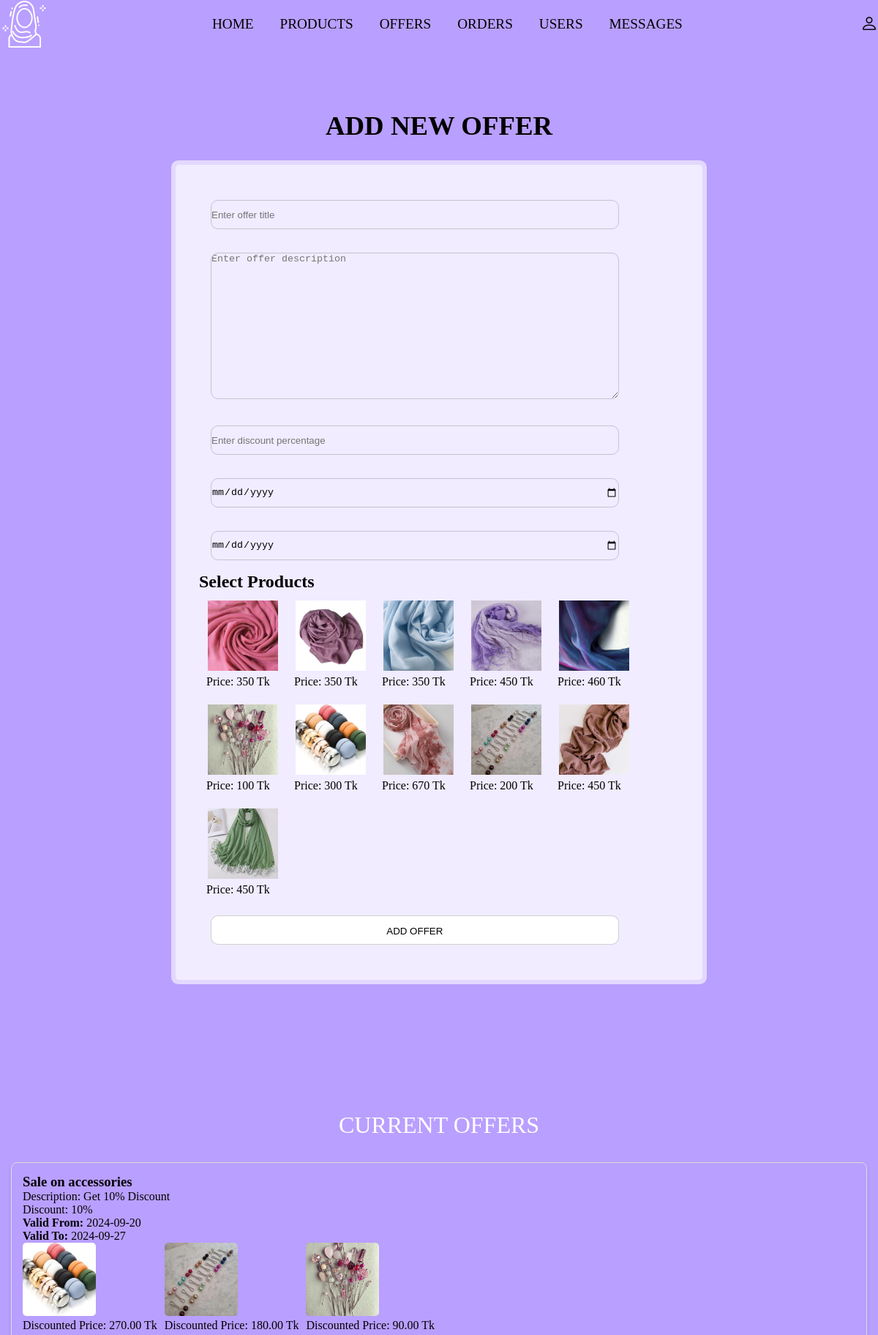
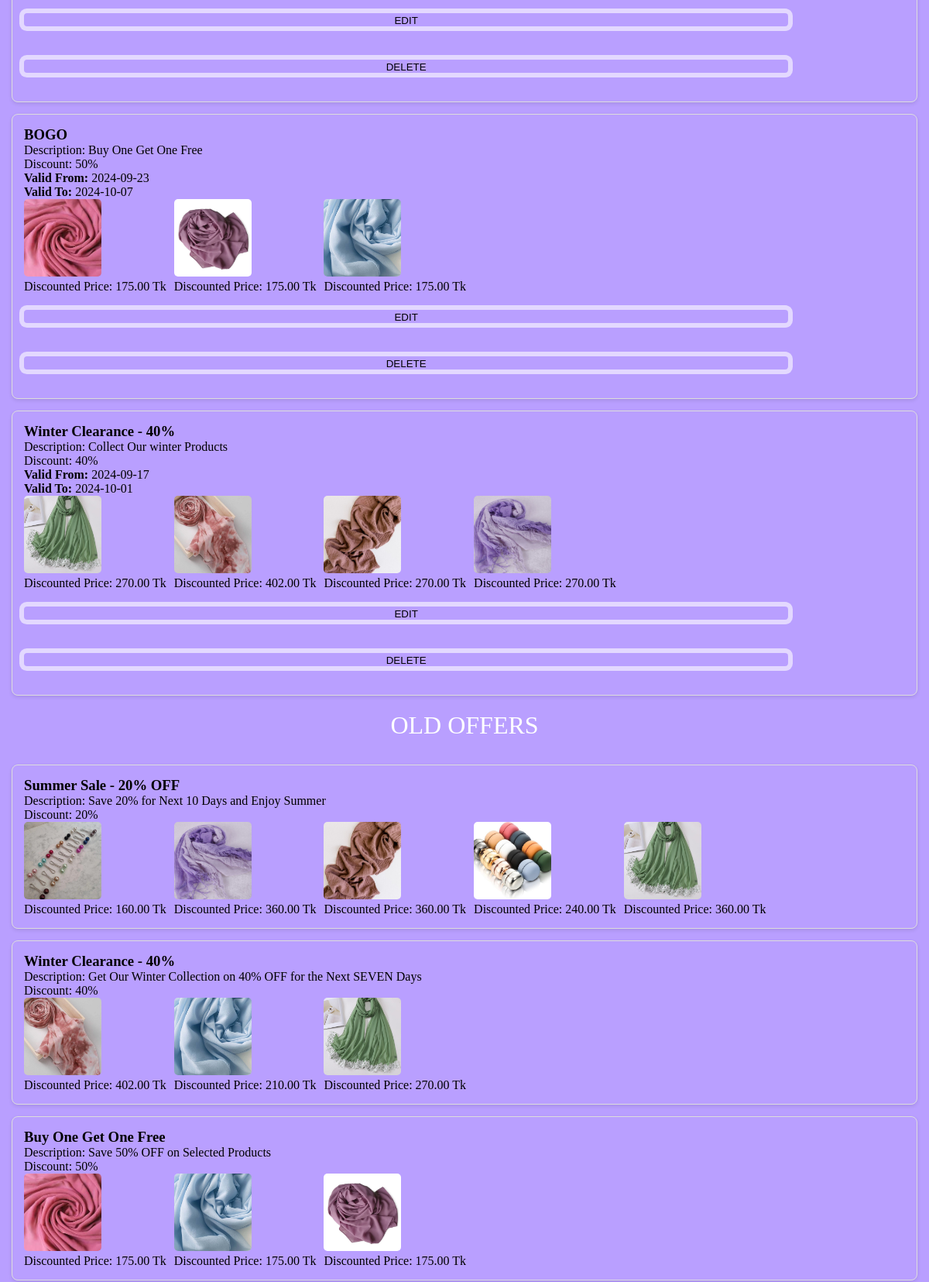
/admin_add_offer_products.php (signed in, upper part), run on the app's committed database (2 pictures, top to bottom).
### tables this page shows
CREATE TABLE `products` (
  `id` int(255) NOT NULL,
  `name` varchar(255) NOT NULL,
  `price` int(255) NOT NULL,
  `product_quantity` int(11) NOT NULL,
  `product_detail` varchar(255) NOT NULL,
  `image` varchar(255) NOT NULL
);

CREATE TABLE `offers` (
  `id` int(11) NOT NULL,
  `title` varchar(255) NOT NULL,
  `description` text NOT NULL,
  `discount` float NOT NULL,
  `valid_from` date NOT NULL,
  `valid_to` date NOT NULL,
  `product_ids` varchar(255) NOT NULL,
  `created_at` timestamp NOT NULL DEFAULT current_timestamp(),
  `status` enum('current','old') DEFAULT 'current',
  `curr_date` date DEFAULT curdate()
);

### admin_add_offer_products.php (the view, shortened to what this page needs)
<?php
include 'connection.php';
$offer_to_edit = null;
$select_offers = mysqli_query($conn, "SELECT * FROM offers WHERE status = 'current'") or die('query failed');
$select_old_offers = mysqli_query($conn, "SELECT * FROM offers WHERE status = 'old'") or die('query failed');
?>
<!DOCTYPE html>
<html lang="en">
<head>
    <link rel="stylesheet" href="https://cdn.jsdelivr.net/npm/bootstrap-icons@1.9.1/font/bootstrap-icons.css">
    <link rel="stylesheet" type="text/css" href="aura.css">
</head>
<body>
    <?php include 'admin_header.php'; ?>
    <section class="add-offer form-container">
        <h1 class='title' style="margin-top: 20px;"><?php echo $offer_to_edit ? 'Edit Offer' : 'Add New Offer'; ?></h1>
        <form action="" method="post">
            <input type="text" name="title" placeholder="Enter offer title" required class="box" value="<?php echo $offer_to_edit ? htmlspecialchars($offer_to_edit['title']) : ''; ?>">
            <textarea name="description" placeholder="Enter offer description" required class="box"><?php echo $offer_to_edit ? htmlspecialchars($offer_to_edit['description']) : ''; ?></textarea>
            <input type="number" name="discount" placeholder="Enter discount percentage" required class="box" value="<?php echo $offer_to_edit ? htmlspecialchars($offer_to_edit['discount']) : ''; ?>">
            <input type="date" name="valid_from" required class="box" value="<?php echo $offer_to_edit ? htmlspecialchars($offer_to_edit['valid_from']) : ''; ?>">
            <input type="date" name="valid_to" required class="box" value="<?php echo $offer_to_edit ? htmlspecialchars($offer_to_edit['valid_to']) : ''; ?>">
            <h2>Select Products</h2>
            <div class="product-selection">
                <?php
                $selected_products = $offer_to_edit ? explode(',', $offer_to_edit['product_ids']) : [];
                $select_products = mysqli_query($conn, "SELECT * FROM products") or die('query failed');
                if (mysqli_num_rows($select_products) > 0) {
                    while ($product = mysqli_fetch_assoc($select_products)) {
                        $selected = in_array($product['id'], $selected_products) ? 'selected' : '';
                        echo '<div class="product-tile">
                                <img src="img/' . htmlspecialchars($product['image']) . '" alt="Product Image" data-id="' . htmlspecialchars($product['id']) . '" class="' . $selected . '">
                                <p>Price: ' . htmlspecialchars($product['price']) . ' Tk</p>
                              </div>';
                    }
                } else {
                    echo '<p>No products available</p>';
                }
                ?>
            </div>
            <input type="submit" name="<?php echo $offer_to_edit ? 'update_offer' : 'add_offer'; ?>" value="<?php echo $offer_to_edit ? 'Update Offer' : 'Add Offer'; ?>" class="btn">
        </form>
    </section>
    <section class="add-offer form-container">
    <h1 class='title' style="margin-top: 20px; color: #fff; font-size: 32px; font-weight: 400;">Current Offers</h1>
    <?php
        if (mysqli_num_rows($select_offers) > 0) {
            while ($offer = mysqli_fetch_assoc($select_offers)) {
                $product_ids = explode(',', $offer['product_ids']);
                $images_html = '';
                foreach ($product_ids as $product_id) {
                    $product_id = mysqli_real_escape_string($conn, $product_id);
                    $select_products = mysqli_query($conn, "SELECT * FROM products WHERE id = '$product_id'") or die('query failed');
                    if ($product = mysqli_fetch_assoc($select_products)) {
                        $discounted_price = $product['price'] - ($product['price'] * ($offer['discount'] / 100));
                        $images_html .= '<div>
                                            <img src="img/' . $product['image'] . '" alt="Product Image">
                                            <p>Discounted Price: ' . number_format($discounted_price, 2) . ' Tk</p>
                                         </div>';
                    }
                }
                echo '<div class="offer-card">';
                echo '<h3>' . htmlspecialchars($offer['title']) . '</h3>';
                echo '<p>Description: ' . htmlspecialchars($offer['description']) . '</p>';
                echo '<p>Discount: ' . htmlspecialchars($offer['discount']) . '%</p>';
                echo '<p><strong>Valid From:</strong> ' . htmlspecialchars($offer['valid_from']) . '</p>';
                echo '<p><strong>Valid To:</strong> ' . htmlspecialchars($offer['valid_to']) . '</p>';
                echo '<div class="offer-images">' . $images_html . '</div>';
                echo '<form action="admin_add_offer_products.php" method="get" style="border: none; padding: 0; margin: 0; background: none; display: inline;">
                        <input type="hidden" name="edit" value="' . $offer['id'] . '">
                        <button class="no-border-button" type="submit">Edit</button>
                    </form>';
                echo '<form action="admin_add_offer_products.php" method="get" style="border: none; padding: 0; margin: 0; background: none; display: inline;" onsubmit="return confirm(\'Are you sure you want to delete this offer?\')">
                        <input type="hidden" name="delete" value="' . $offer['id'] . '">
                        <button class="no-border-button" type="submit">Delete</button>
                    </form>';
                echo '</div>';
            }
        } else {
            echo '<p>No current offers available</p>';
        }
        ?>
        <h1 class='title' style="margin-top: 20px; color: #fff; font-size: 32px; font-weight: 400;">Old Offers</h1>
        <?php
        if (mysqli_num_rows($select_old_offers) > 0) {
            while ($offer = mysqli_fetch_assoc($select_old_offers)) {
                $product_ids = explode(',', $offer['product_ids']);
                $images_html = '';
                foreach ($product_ids as $product_id) {
                    $product_id = mysqli_real_escape_string($conn, $product_id);
                    $select_products = mysqli_query($conn, "SELECT * FROM products WHERE id = '$product_id'") or die('query failed');
                    if ($product = mysqli_fetch_assoc($select_products)) {
                        $discounted_price = $product['price'] - ($product['price'] * ($offer['discount'] / 100));
                        $images_html .= '<div>
                                            <img src="img/' . $product['image'] . '" alt="Product Image">
                                            <p>Discounted Price: ' . number_format($discounted_price, 2) . ' Tk</p>
                                         </div>';
                    }
                }
                echo '<div class="offer-card">';
                echo '<h3>' . htmlspecialchars($offer['title']) . '</h3>';
                echo '<p>Description: ' . htmlspecialchars($offer['description']) . '</p>';
                echo '<p>Discount: ' . htmlspecialchars($offer['discount']) . '%</p>';
                echo '<div class="offer-images">' . $images_html . '</div>';
                echo '</div>';
            }
        } else {
            echo '<p>No old offers available</p>';
        }
        ?>
    </section>
</body>
</html>

### aura.css (style rules this page uses)
* { margin: 0; padding: 0; box-sizing: border-box; }
:root { --box-shadow: 0px 0px 0px 6px rgb(255 255 255/60%); background: #b99fff; }
.btn { padding: .8rem 2.5em; text-transform: uppercase; background: #fff; color: var(--orange); border-radius: 10px; cursor: pointer; }
.title { text-align: center; margin-bottom: 1rem; }
input, button, textarea, select { outline: none; border: 1px solid #55555544; background: transparent; width: 100%; height: 40px; padding: 1rem 1, 5rem; border-radius: 10px; margin: 1rem 1rem; }
button { cursor: pointer; }
input[type=submit] { cursor: pointer; }
.form-container { background: var(--orange); width: 100%; min-height: 100vh; padding-top: 6rem; position: relative; padding: 4rem 0; }
.form-container::before, .show-products::before, .message-container::before, .order-container::before { content: ''; position: absolute; top: 0; Left: 10; width: 250px; height: 650px; background-size: 225px; background-repeat: no-repeat; z-index: 100; }
.form-container::after { content: ''; position: absolute; background: urL('img/hij.png'); bottom: 0; right: 0; width: 255px; height: 180px; background-size: 225px; background-repeat: no-repeat; z-index: 1; }
.form-container h1 { text-transform: uppercase; margin: 2rem 0; font-size: 2.3rem; text-aLign: center; }
.form-container form { width: 60%; margin: 2rem auto; background: rgba(255, 255, 255, 0.8); box-shadow: var(--box-shadow); padding: 2rem; position: relative; border-radius: 4px; }
.form-container form input { width: 85%; }
.form-container form textarea { width: 85%; height: 200px; }
.form-container form button { width: 85%; background: var(--orange); border: none; }

### admin_add_offer_products.php (style rules this page uses)
.offer-card { border: 1px solid #ddd; border-radius: 8px; padding: 15px; margin: 15px; box-shadow: 0 2px 5px rgba(0, 0, 0, 0.1); }
.offer-images { display: flex; flex-wrap: wrap; gap: 10px; }
.offer-images img { width: 100px; height: 100px; object-fit: cover; border-radius: 5px; }
.product-tile { display: inline-block; margin: 10px; }
.product-tile img { width: 100px; height: 100px; object-fit: cover; cursor: pointer; border: 2px solid transparent; }
.no-border-button { text-transform: uppercase; background: #fff; border: none; cursor: pointer; width: 150px; padding: 0.5rem 0; margin: 10px; outline: none; box-shadow: none; }

### data on the page
products: image (picture), price "350", price.discount "175.00"
products: image (picture), price "350", price.discount "175.00"
products: image (picture), price "350", price.discount "175.00", price.discount "210.00"
products: image (picture), price "450", price.discount "270.00", price.discount "360.00"
products: image (picture), price "460"
products: image (picture), price "100", price.discount "90.00"
products: image (picture), price "300", price.discount "270.00", price.discount "240.00"
products: image (picture), price "670", price.discount "402.00"
products: image (picture), price "200", price.discount "180.00", price.discount "160.00"
products: image (picture), price "450", price.discount "270.00", price.discount "360.00"
products: image (picture), price "450", price.discount "270.00", price.discount "360.00"
offers: title "Sale on accessories", description "Get 10% Discount", discount "10", valid_from "2024-09-20", valid_to "2024-09-27"
offers: title "BOGO", description "Buy One Get One Free", discount "50", valid_from "2024-09-23", valid_to "2024-10-07"
offers: title "Winter Clearance - 40%", description "Collect Our winter Products", discount "40", valid_from "2024-09-17", valid_to "2024-10-01"
offers: title "Summer Sale - 20% OFF", description "Save 20% for Next 10 Days and Enjoy Summer", discount "20"
offers: title "Winter Clearance - 40%", description "Get Our Winter Collection on 40% OFF for the Next SEVEN Days", discount "40"
offers: title "Buy One Get One Free", description "Save 50% OFF on Selected Products", discount "50"
